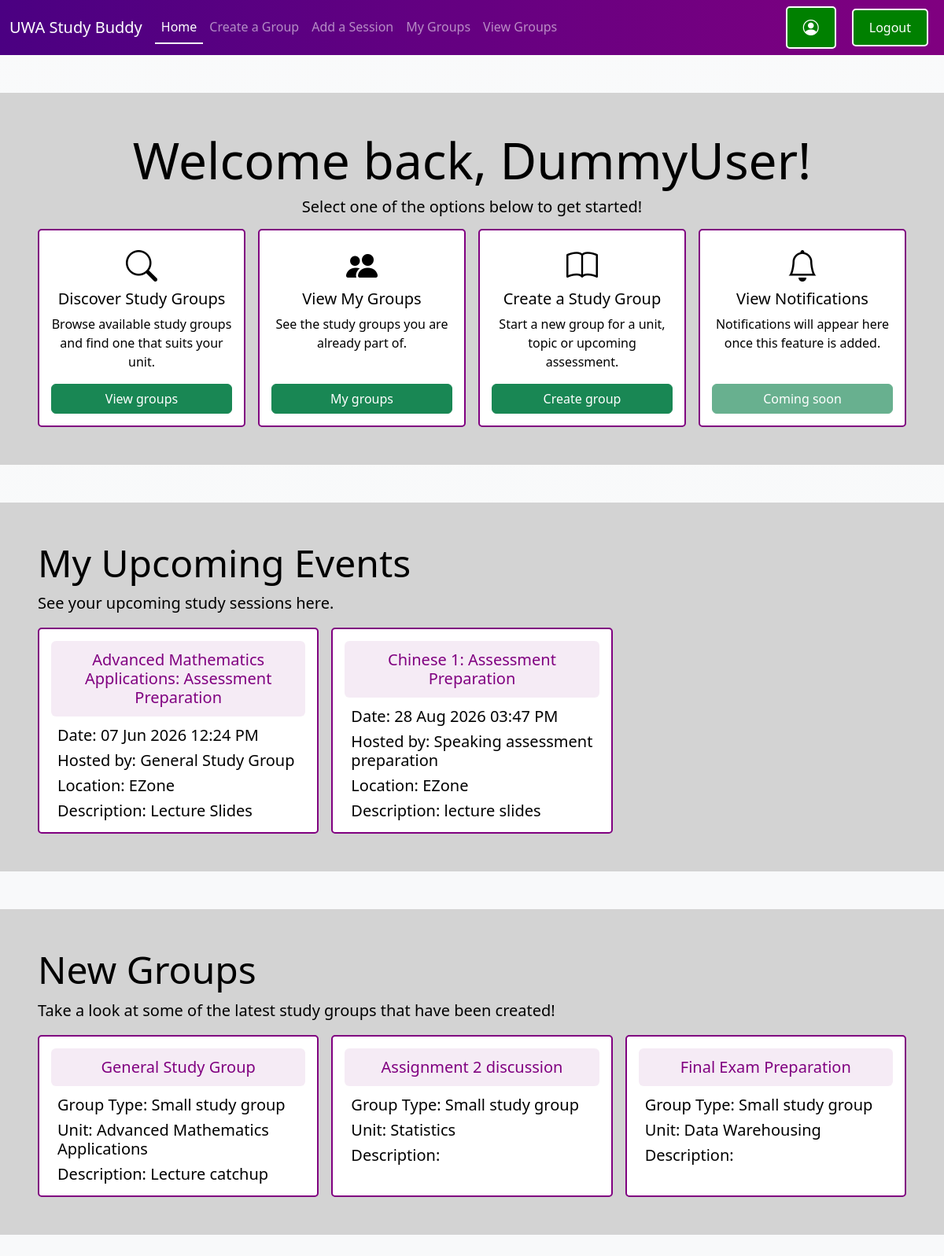
The page /index (signed in) on the database its author committed.
### models.py (models this page shows, shortened)
class User(db.Model, UserMixin):
    __tablename__ = 'User'
    StudentID: so.Mapped[int] =so.mapped_column(primary_key=True)
    Firstname: so.Mapped[str] = so.mapped_column(sa.String(50), nullable=False)
    Lastname: so.Mapped[str] = so.mapped_column(sa.String(50), nullable=False)
    Username: so.Mapped[str] = so.mapped_column(sa.String(50), nullable=False)
    Password: so.Mapped[str] = so.mapped_column(sa.String(250), nullable=False)
    Course: so.Mapped[str] = so.mapped_column(sa.String(50), nullable=False)
    Email: so.Mapped[str] = so.mapped_column(sa.String(50), nullable=False)
    GraduationYear: so.Mapped[int] = so.mapped_column(nullable=False)
    Birthday: so.Mapped[int] = so.mapped_column(nullable=False)

class Unit(db.Model):
    __tablename__ = 'Unit'
    UnitID: so.Mapped[int] = so.mapped_column(primary_key=True)
    UnitCode: so.Mapped[str] = so.mapped_column(sa.String(10), nullable=False)
    UnitName: so.Mapped[str] = so.mapped_column(sa.String(50), nullable=False)
    FacultyID: so.Mapped[Optional[int]] = so.mapped_column(sa.ForeignKey('Faculty.FacultyID'), nullable=True)

class SessionType(db.Model):
    __tablename__ = 'SessionType'
    SessionTypeID: so.Mapped[int] = so.mapped_column(primary_key=True)
    Name: so.Mapped[str] = so.mapped_column(sa.String(50), nullable=False)

class Session(db.Model):
    __tablename__ = 'Session'
    SessionID: so.Mapped[int] = so.mapped_column(primary_key=True)
    SessionDateTime: so.Mapped[int] = so.mapped_column(nullable=False)
    Description: so.Mapped[str] = so.mapped_column(sa.String(200), nullable=False)
    GroupID: so.Mapped[int] = so.mapped_column(sa.ForeignKey('Groups.GroupID'), nullable=False)
    SessionTypeID: so.Mapped[int] = so.mapped_column(sa.ForeignKey('SessionType.SessionTypeID'), nullable=False)
    Location: so.Mapped[str] = so.mapped_column(nullable=False)

class Groups(db.Model):
    __tablename__ = 'Groups'
    GroupID: so.Mapped[int] = so.mapped_column(primary_key=True)
    UnitID: so.Mapped[int] = so.mapped_column(sa.ForeignKey('Unit.UnitID'), nullable=False)
    GroupTypeID: so.Mapped[int] = so.mapped_column(sa.ForeignKey('GroupType.GroupTypeID'), nullable=False)
    Description: so.Mapped[str] = so.mapped_column(sa.String(200), nullable=False)
    CreationDate: so.Mapped[datetime] = so.mapped_column(nullable=False)
    GroupName: so.Mapped[str] = so.mapped_column(nullable=False)
    MaxMembers: so.Mapped[int] = so.mapped_column(nullable=True)

class GroupType(db.Model):
    __tablename__ = 'GroupType'
    GroupTypeID: so.Mapped[int] = so.mapped_column(primary_key=True)
    Type: so.Mapped[str] = so.mapped_column(sa.String(50), nullable=False)

### routes/index.py (the view)
@index_blueprint.route('/')
@index_blueprint.route('/index')
def index():
    now = int(datetime.now().timestamp())
    if current_user.is_authenticated:
        student_id = current_user.StudentID
        user = db.session.get(User, student_id)
        username = user.Username if user else "Student"
        upcoming_events = db.session.execute(
            sa.select(
                Session.SessionDateTime,
                Session.Description,
                Session.Location,
                SessionType.Name,
                Groups.GroupName,
                Unit.UnitName
            )
            .join(Groups, Session.GroupID == Groups.GroupID)
            .join(SessionType, Session.SessionTypeID == SessionType.SessionTypeID)
            .join(Unit, Groups.UnitID == Unit.UnitID)
            .join(StudentGroups, StudentGroups.GroupID == Groups.GroupID)
            .where(
                StudentGroups.StudentID == student_id,
                Session.SessionDateTime >= now
            )
            .order_by(Session.SessionDateTime.asc())
            .limit(3)
        ).mappings().all()
    else:
        username = "Guest"
        upcoming_events = [] #as it is a uest user, there would not be any upcoming events for them
    new_groups = db.session.execute(
        sa.select(
            Groups.GroupName,
            Groups.Description,
            GroupType.Type.label('GroupType'),
            Unit.UnitName
        )
        .join(Unit, Groups.UnitID == Unit.UnitID)
        .join(GroupType, Groups.GroupTypeID == GroupType.GroupTypeID)
        .order_by(Groups.CreationDate.desc())
        .limit(3)
    ).mappings().all()
    return render_template("index.html", username=username, upcoming_events=upcoming_events, new_groups=new_groups)

### app.py (called while the page is built)
@app.template_filter('dateconverter')
def format_datetime(value):
    return datetime.fromtimestamp(int(value)).strftime('%d %b %Y %I:%M %p')

@login_manager.user_loader
def load_user(user_id):
    return User.query.get(int(user_id))

### templates/index.html (shortened to what this page needs)
<!doctype html>
<html lang="en">
<head>
    <link href="https://cdn.jsdelivr.net/npm/bootstrap@5.3.8/dist/css/bootstrap.min.css" rel="stylesheet">
    <link rel="stylesheet" href="https://cdn.jsdelivr.net/npm/bootstrap-icons@1.13.1/font/bootstrap-icons.min.css">
    <link rel="stylesheet" href="{{ url_for('static', filename='css/style.css') }}">
</head>
<body class="bg-light bg-gradient">
    {% include 'navbar.html' %}
    <div class="container-fluid p-5 my-5 bg-container container-text">
        <div class="row">
            <div class="col text-center">
                {% if username %}
                <h3 class="display-3">Welcome back, {{ username }}!</h3>
                {% else %}
                <h3 class="display-3">Welcome!</h3>
                {% endif %}
                <h5 class="card-subtitle pb-3">Select one of the options below to get started!</h5>
            </div>
        </div>
        <div class="row g-3">
            <div class="col-sm-3">
                <div class="card-style card-padding h-100 text-center d-flex flex-column">
                    <i class="bi bi-search fs-1"></i>
                    <h5>Discover Study Groups</h5>
                    <p>Browse available study groups and find one that suits your unit.</p>
                    <button type="button" class="btn btn-success mt-auto"
                        onclick="window.location.href='{{ url_for('view_groups.view_groups') }}'">
                        View groups
                    </button>
                </div>
            </div>
            <div class="col-sm-3">
                <div class="card-style card-padding h-100 text-center d-flex flex-column">
                    <i class="bi bi-people-fill fs-1"></i>
                    <h5>View My Groups</h5>
                    <p>See the study groups you are already part of.</p>
                    <button type="button" class="btn btn-success mt-auto"
                        onclick="window.location.href='{{ url_for('my_groups.my_groups') }}'">
                        My groups
                    </button>
                </div>
            </div>
            <div class="col-sm-3">
                <div class="card-style card-padding h-100 text-center d-flex flex-column">
                    <i class="bi bi-book fs-1"></i>
                    <h5>Create a Study Group</h5>
                    <p>Start a new group for a unit, topic or upcoming assessment.</p>
                    <button type="button" class="btn btn-success mt-auto"
                        onclick="window.location.href='{{ url_for('create_group.create_group') }}'">
                        Create group
                    </button>
                </div>
            </div>
            <div class="col-sm-3">
                <div class="card-style card-padding h-100 text-center d-flex flex-column">
                    <i class="bi bi-bell fs-1"></i>
                    <h5>View Notifications</h5>
                    <p>Notifications will appear here once this feature is added.</p>
                    <button type="button" class="btn btn-success mt-auto" onclick="window.location.href='notifications.html'" disabled>
                        Coming soon
                    </button>
                </div>
            </div>
        </div>
    </div>
    <div class="container-fluid p-5 my-5 bg-container container-text">
        <div class="row">
            <div class="col">
                <h1 class="display-5">My Upcoming Events</h1>
                <p class="lead">See your upcoming study sessions here.</p>
            </div>
        </div>
        {% if upcoming_events %}
        <div class="row g-3">
            {% for u in upcoming_events %}
            <div class="col-sm-4">
                <div class="card card-style card-padding h-100">
                    <div class="card-body p-0">
                        <div style="background-color: rgba(128, 0, 128, 0.08); padding: 12px; border-radius: 6px; margin-bottom: 12px;">
                            <h5 class="card-title text-center mb-0" style="color: purple;">{{ u['UnitName'] }}: {{ u['Name'] }}</h5>
                        </div>
                        <div class="px-2">
                            <h5 class="card-text text-start">Date: {{ u['SessionDateTime'] | dateconverter }}</h5>
                            <h5 class="card-text text-start">Hosted by: {{ u['GroupName'] }}</h5>
                            <h5 class="card-text text-start">Location: {{ u['Location'] }}</h5>
                            <h5 class="card-text text-start">Description: {{ u['Description'] }}</h5>
                        </div>
                    </div>
                </div>
            </div>
            {% endfor %}
        </div>
        {% endif %}
    </div>
    <div class="container-fluid p-5 my-5 bg-container container-text">
        <div class="row">
            <div class="col">
                <h1 class="display-5">New Groups</h1>
                <p class="lead">Take a look at some of the latest study groups that have been created!</p>
            </div>
        </div>
        {% if new_groups %}
        <div class="row g-3">
            {% for g in new_groups %}
            <div class="col-sm-4">
                <div class="card card-style card-padding h-100">
                    <div class="card-body p-0">
                        <div style="background-color: rgba(128, 0, 128, 0.08); padding: 12px; border-radius: 6px; margin-bottom: 12px;">
                            <h5 class="card-title text-center mb-0" style="color: purple;">{{ g['GroupName'] }}</h5>
                        </div>
                        <div class="px-2">
                            <h5 class="card-text text-start">Group Type: {{ g['GroupType'] }}</h5>
                            <h5 class="card-text text-start">Unit: {{ g['UnitName'] }}</h5>
                            <h5 class="card-text text-start">Description: {{ g['Description'] }}</h5>
                        </div>
                    </div>
                </div>
            </div>
            {% endfor %}
        </div>
        {% endif %}
    </div>
</body>
</html>

### static/CSS/style.css (style rules this page uses)
.bg-container { background-color: lightgray; }
.container-text { color: black; }
.card-style { background-color: white; border: 2px solid purple; border-radius: 5px; color: black }
.card-padding { padding: 15px; }

### rows shown on the page
User: Username "DummyUser"
Unit: UnitName "Advanced Mathematics Applications", UnitName "Advanced Mathematics Applications"
SessionType: Name "Assessment Preparation" "Assessment Preparation"
Groups: GroupName "General Study Group", GroupName "General Study Group", Description "Lecture catchup"
Unit: UnitName "Chinese 1"
Groups: GroupName "Speaking assessment preparation"
GroupType: GroupType "Small study group" "Small study group" "Small study group"
Groups: GroupName "Assignment 2 discussion"
Unit: UnitName "Statistics"
Groups: GroupName "Final Exam Preparation"
Unit: UnitName "Data Warehousing"

### other values the page prints
{{ u['SessionDateTime'] | dateconverter }} "07 Jun 2026 12:24 PM" "28 Aug 2026 03:47 PM"
{{ u['Location'] }} "EZone" "EZone"
{{ u['Description'] }} "Lecture Slides" "lecture slides"
